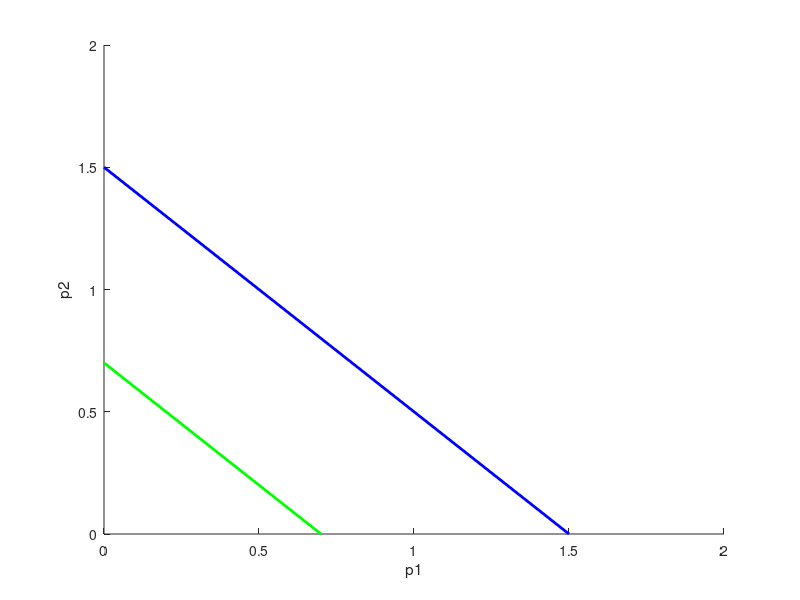

Recreate this plot in MATLAB. (Note: this script raises an error after producing the figure.)
clear all;
close all;
clc;
hold on;
xlabel('p1')
ylabel('p2')
axis([0 2 0 2])
%Creamos la primera frontera de decisión
plot([0 .7], [.7 0],'g','LineWidth',2)
%Creamos la segunda frontera de decisión
plot([0 1.5], [1.5 0],'b','LineWidth',2)
    %Se asignan los valores para OR
    w1=[10/7; 10/7];
    b1=-1;
    %Se asignan los valores para NAND
    w2=[-2/3; -2/3];
    b2=1;
    %Se crea W1 que es la matriz de pesos de OR y NAND
    W1=[w1';w2'];
    B1=[b1;b2];
    %a1=hardlim(W1*P+B1)

    %Para AND
    w3=[10/17;10/17];
    b3=-1;
    W2=w3';
            %a2=hardlim(W2*a1+B2)
    %Se piden 4 las entradas de x,y
    for j=1:4
    p1=input('Introduzca la coordenada en p1(x)');
    p2=input('Introduzca la coordenada en p2(y)');
    P=[p1;p2];
     %a1 es un vector columna con las salidas de OR y NAND
     a1=hardlim(W1*P+B1)
     %a2 es un vector cuyo valor es la salida de AND
     a2=hardlim(W2*a1+b3)
        if (a2==0)
            %mostramos un msj que tipo de salida nos da hard limit
            disp('Es un Cero ')
            plot(p1,p2,'ok')
        else if (a2==1)
             %mostramos un msj que tipo de salida nos da hard limit
            disp('Es un Uno')
            plot(p1,p2,'ok','MarkerFaceColor','k')
        end
    end
 end
 hold off;
